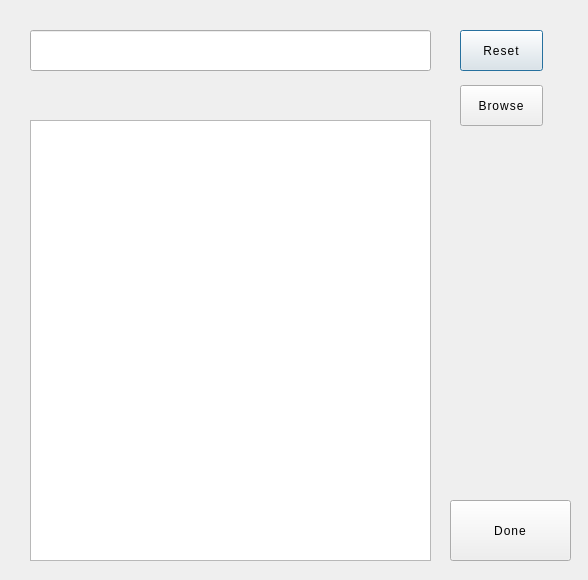
<?xml version="1.0" encoding="UTF-8"?>
<ui version="4.0">
 <class>PathHelperDialog</class>
 <widget class="QDialog" name="PathHelperDialog">
  <property name="geometry">
   <rect>
    <x>0</x>
    <y>0</y>
    <width>588</width>
    <height>580</height>
   </rect>
  </property>
  <property name="windowTitle">
   <string>Dialog</string>
  </property>
  <property name="styleSheet">
   <string notr="true">QDialog {
	background-color: '#0d3d4c';
}</string>
  </property>
  <widget class="QTreeView" name="treeView">
   <property name="geometry">
    <rect>
     <x>30</x>
     <y>120</y>
     <width>401</width>
     <height>441</height>
    </rect>
   </property>
   <property name="styleSheet">
    <string notr="true">QTreeView {
	background-color: '#0d3d4c';
	border: 7px solid  '#101014';
	color: rgb(195, 195, 195);
	font: 700 9pt &quot;Yu Gothic UI&quot;;
}</string>
   </property>
   <property name="verticalScrollBarPolicy">
    <enum>Qt::ScrollBarAlwaysOff</enum>
   </property>
   <property name="horizontalScrollBarPolicy">
    <enum>Qt::ScrollBarAsNeeded</enum>
   </property>
  </widget>
  <widget class="QPushButton" name="resetPathBtn">
   <property name="geometry">
    <rect>
     <x>460</x>
     <y>30</y>
     <width>83</width>
     <height>41</height>
    </rect>
   </property>
   <property name="styleSheet">
    <string notr="true">QPushButton {
	border: 4px solid '#101014';
	font: 700 11pt &quot;Yu Gothic UI&quot;;
	letter-spacing: 1px;
	color: '#e3e3e3';
}

QPushButton::hover {
	background-color: '#0c2f3a';
}</string>
   </property>
   <property name="text">
    <string>Reset</string>
   </property>
  </widget>
  <widget class="QPushButton" name="browseBtn">
   <property name="geometry">
    <rect>
     <x>460</x>
     <y>85</y>
     <width>83</width>
     <height>41</height>
    </rect>
   </property>
   <property name="styleSheet">
    <string notr="true">QPushButton {
	border: 4px solid '#101014';
	font: 700 11pt &quot;Yu Gothic UI&quot;;
	letter-spacing: 1px;
	color: '#e3e3e3';
}

QPushButton::hover {
	background-color: '#0c2f3a';
}</string>
   </property>
   <property name="text">
    <string>Browse</string>
   </property>
  </widget>
  <widget class="QLineEdit" name="pathBox">
   <property name="geometry">
    <rect>
     <x>30</x>
     <y>30</y>
     <width>401</width>
     <height>41</height>
    </rect>
   </property>
   <property name="styleSheet">
    <string notr="true">QLineEdit {
	border: 4px solid '#101014';
	font: 700 12pt &quot;Yu Gothic UI&quot;;
	letter-spacing: 2px;
	color: '#e3e3e3';
	background-color: '#0d3d4c';
	padding-left: 13px;
}

QLineEdit::hover {
	background-color: '#0c2f3a';
}</string>
   </property>
  </widget>
  <widget class="QPushButton" name="doneBtn">
   <property name="geometry">
    <rect>
     <x>450</x>
     <y>500</y>
     <width>121</width>
     <height>61</height>
    </rect>
   </property>
   <property name="styleSheet">
    <string notr="true">QPushButton {
	border: 5px solid '#101014';
	font: 700 17pt &quot;Yu Gothic UI&quot;;
	letter-spacing: 1px;
	color: '#e3e3e3';
}

QPushButton::hover {
	background-color: '#0c2f3a';
}</string>
   </property>
   <property name="text">
    <string>Done</string>
   </property>
  </widget>
 </widget>
 <resources/>
 <connections/>
</ui>
